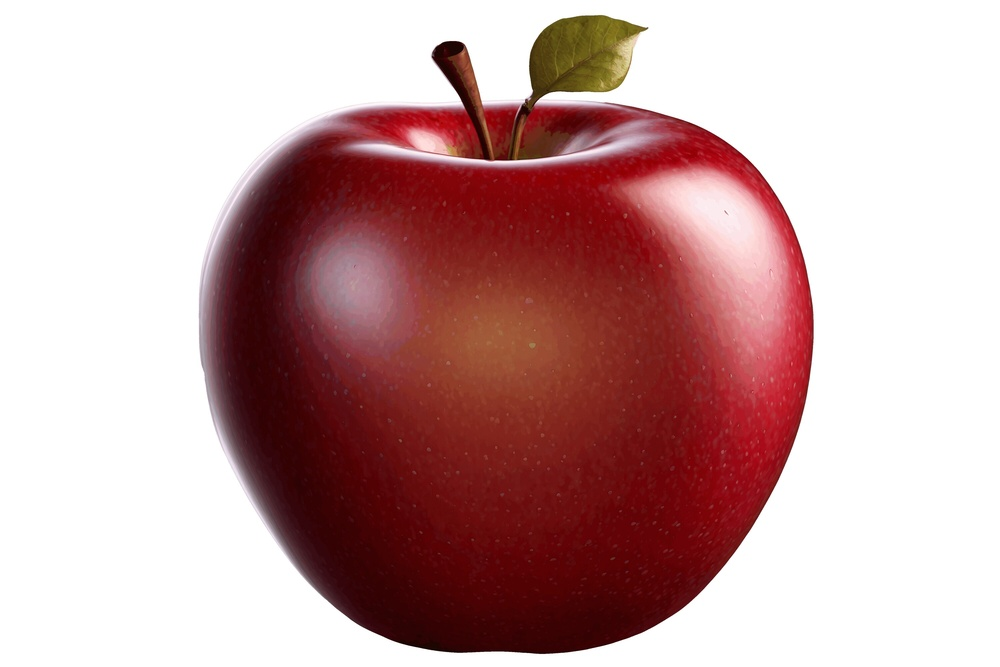
#> input picture Day 3/apple.jpg, 1000 x 667 px, shrunk from 3000 x 2000 before the run
$ python task4.py
#> lines starting #> are read from the running program, lines starting #| are printed output that depends on the picture; after the words box and inside, x2 and y2 are one past the last pixel; in counts of white or black regions, pixels touching at a corner belong together
import cv2
import numpy as np
import matplotlib.pyplot as plt

img = cv2.imread("apple.jpg")
#> img is the input picture: shape (667, 1000, 3); mean B, G, R 163.3, 163.4, 198.4

if img is None:
    print("Image not found!")
    exit()

rgb = img[:, :, ::-1]

rgb_float = rgb.astype(np.float32) / 255

R = rgb_float[:, :, 0]
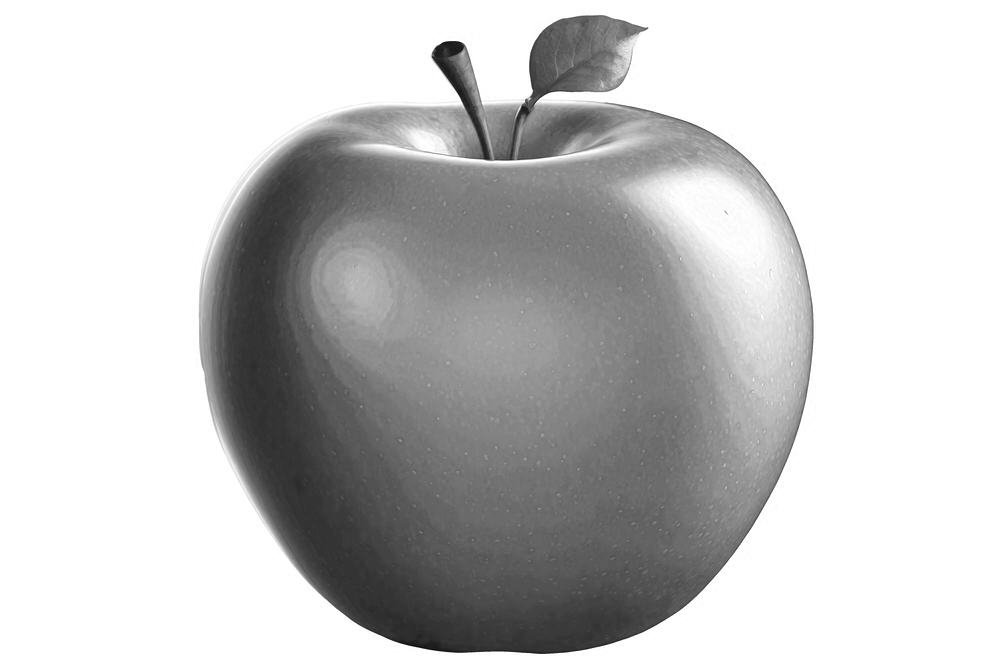
#> R: shape (667, 1000) float32; min 0.0431, max 1, mean 0.778
G = rgb_float[:, :, 1]
B = rgb_float[:, :, 2]
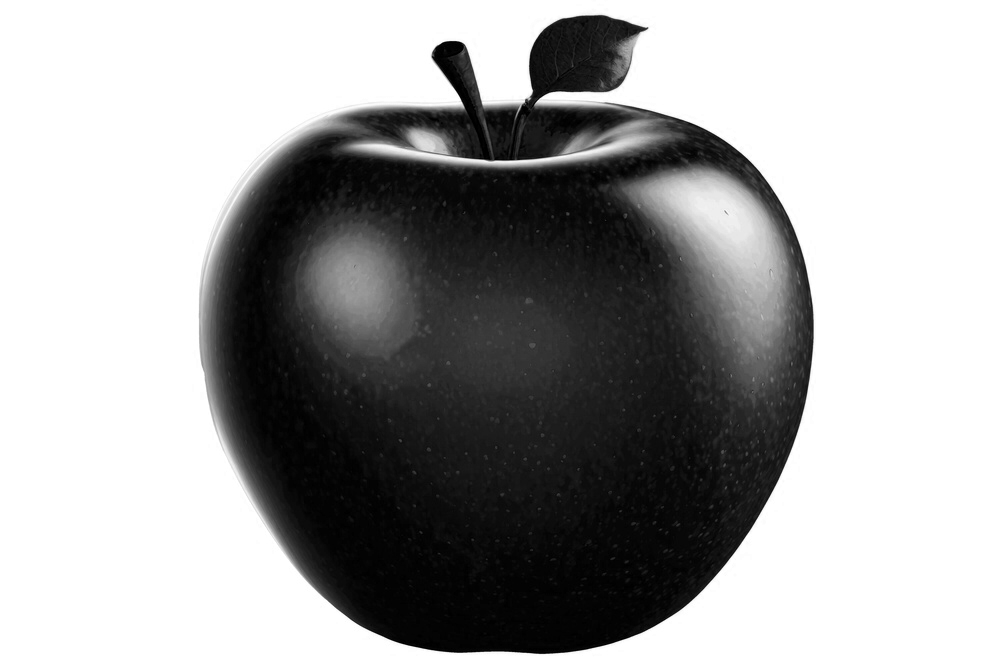
#> B: shape (667, 1000) float32; min 0, max 1, mean 0.64

Cmax = np.maximum(np.maximum(R, G), B)
Cmin = np.minimum(np.minimum(R, G), B)

diff = Cmax - Cmin
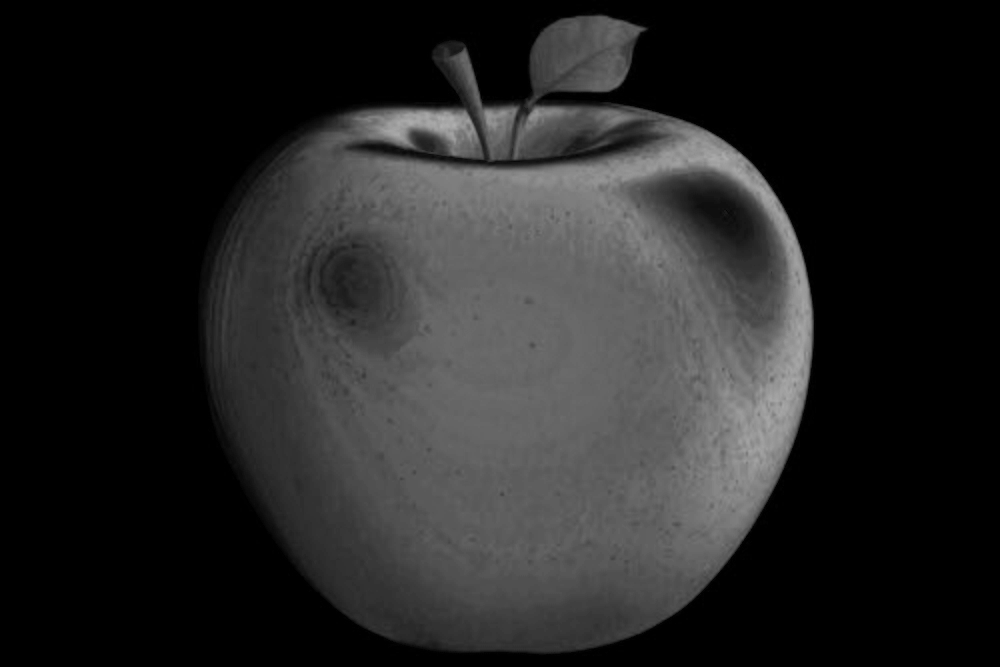
#> diff: shape (667, 1000) float32; min 0, max 0.686, mean 0.144

H = np.zeros_like(Cmax)
S = np.zeros_like(Cmax)
V = Cmax

red = (Cmax == R) & (diff != 0)
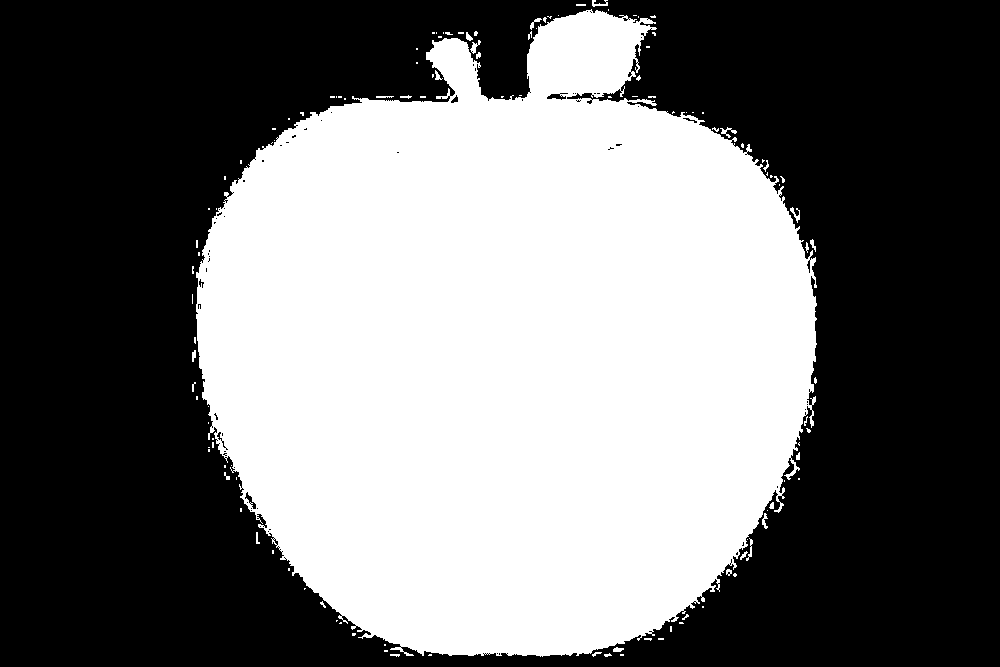
#> red: shape (667, 1000) bool; 44.7% white; 123 white regions (94 under 20 px), largest, box (x1, y1, x2, y2) and area: (196, 9, 817, 657) 296656, (720, 127, 737, 138) 66, (470, 40, 481, 54) 61
green = (Cmax == G) & (diff != 0)
#> green: shape (667, 1000) bool; 0.89% white in thin lines or dots, all inside (x1, y1, x2, y2) = (192, 0, 817, 657)
blue = (Cmax == B) & (diff != 0)

H[red] = (60 * ((G[red] - B[red]) / diff[red]) + 360) % 360

H[green] = 60 * ((B[green] - R[green]) / diff[green] + 2)

H[blue] = 60 * ((R[blue] - G[blue]) / diff[blue] + 4)
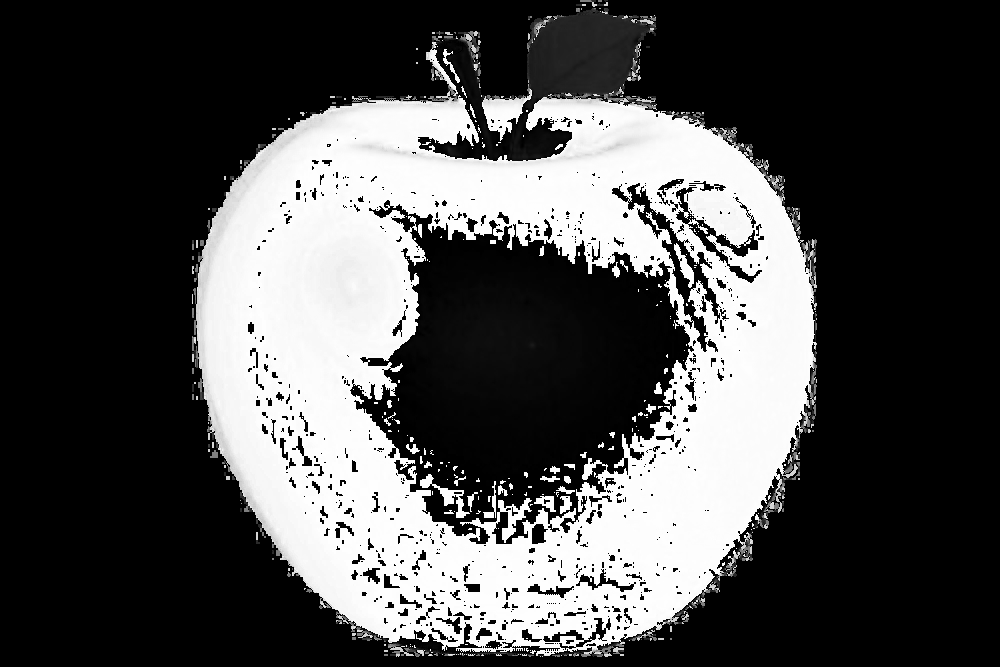
#> H: shape (667, 1000) float32; min 0, max 359.6, mean 108.1; drawn with min black and max white

S[Cmax != 0] = diff[Cmax != 0] / Cmax[Cmax != 0]
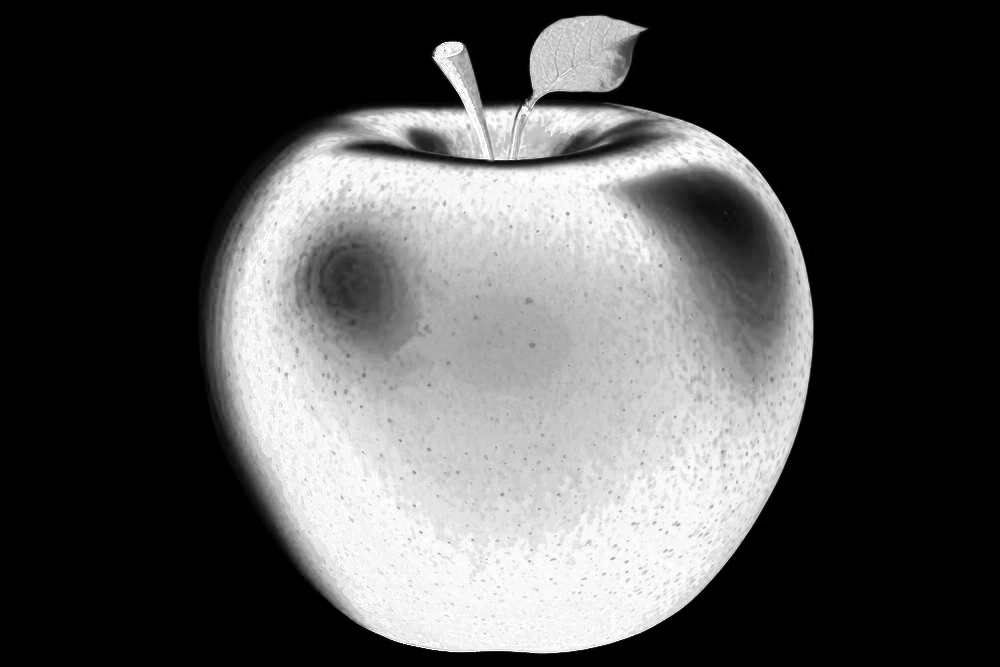
#> S: shape (667, 1000) float32; min 0, max 1, mean 0.323

mask = (
    (((H >= 0) & (H <= 10)) |
     ((H >= 170) & (H <= 180)))
    &
    (S > 0.3)
    &
    (V > 0.2)
)
#> mask: shape (667, 1000) bool; 10% white; 715 white regions (590 under 20 px), largest, box (x1, y1, x2, y2) and area: (350, 200, 694, 544) 52876, (612, 183, 721, 352) 2771, (520, 115, 572, 157) 494

segmented = np.zeros_like(rgb)

segmented[mask] = rgb[mask]
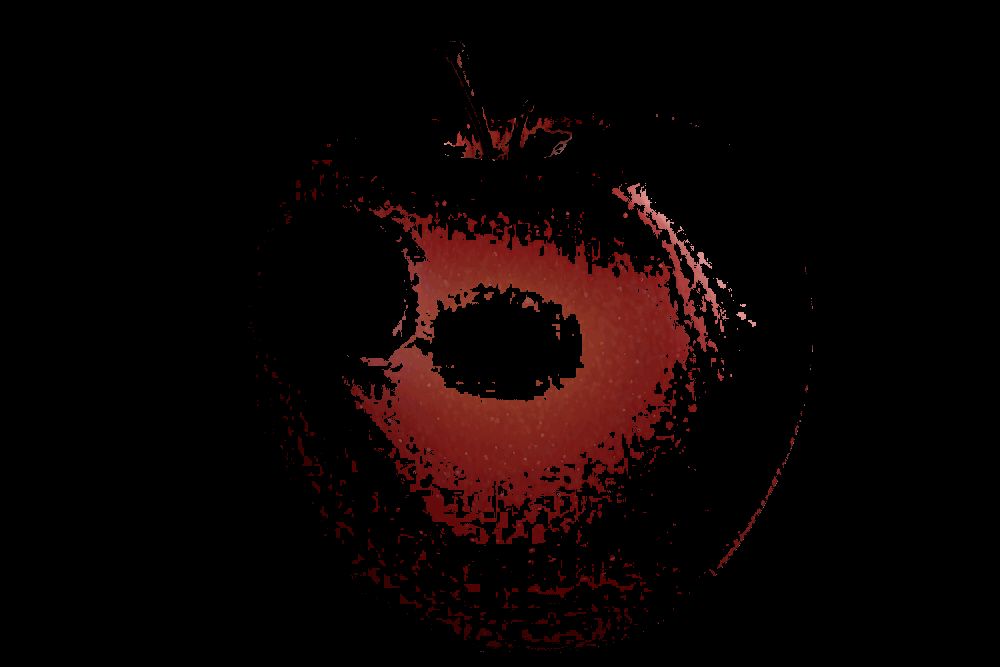
#> segmented: shape (667, 1000, 3); mean R, G, B 12.4, 3.4, 2.9

plt.figure(figsize=(12,4))

plt.subplot(1,3,1)
plt.imshow(rgb)
plt.title("Original Image")
plt.axis("off")


plt.subplot(1,3,2)
plt.imshow(mask, cmap="gray")
plt.title("Red Apple Mask")
plt.axis("off")


plt.subplot(1,3,3)
plt.imshow(segmented)
plt.title("Segmented Output")
plt.axis("off")


plt.tight_layout()
plt.show()
